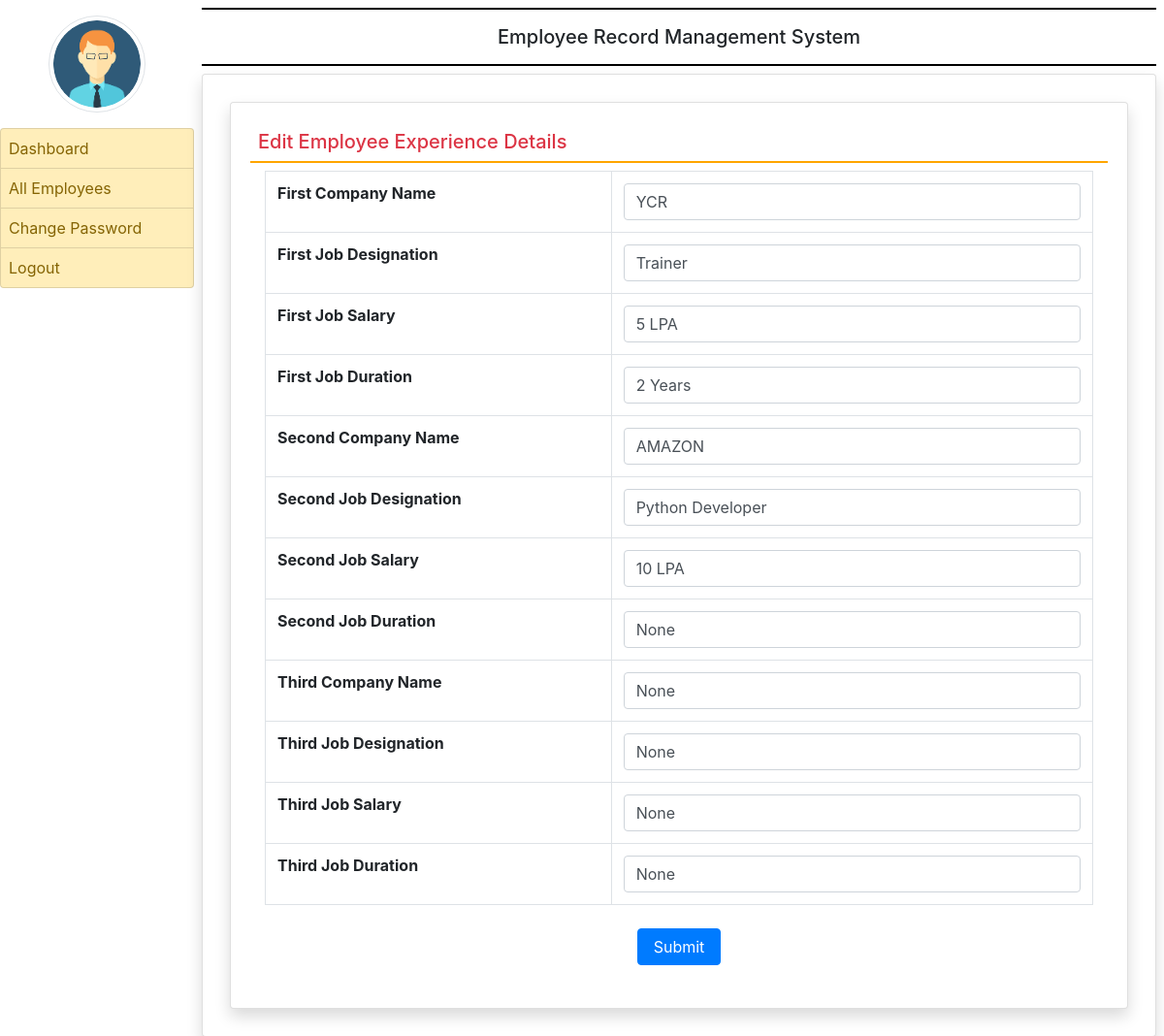
The app's page /edit_experience/13 (signed in) with its own data.
### employee/models.py (models this page shows, shortened)
class EmployeeExperience(models.Model):
    user = models.ForeignKey(User,on_delete=models.CASCADE)
    company1name = models.CharField(max_length=100,null=True)
    company1desig = models.CharField(max_length=100,null=True)
    company1salary = models.CharField(max_length=100,null=True)
    company1duration = models.CharField(max_length=100,null=True)
    company2name = models.CharField(max_length=100,null=True)
    company2desig = models.CharField(max_length=100,null=True)
    company2salary = models.CharField(max_length=100,null=True)
    company2duration = models.CharField(max_length=100,null=True)
    company3name = models.CharField(max_length=100,null=True)
    company3desig = models.CharField(max_length=100,null=True)
    company3salary = models.CharField(max_length=100,null=True)
    company3duration = models.CharField(max_length=100,null=True)

### employee/views.py (the view, shortened to what this page needs)
# urls.py: path('edit_experience/<int:pid>', edit_experience, name='edit_experience'),
def edit_experience(request,pid):
    if not request.user.is_authenticated:
        return redirect('emp_login')
    error = ""
    user = User.objects.get(id=pid)
    experience = EmployeeExperience.objects.get(user=user)
    return render(request,'edit_experience.html',locals())

### employee/templates/edit_experience.html (shortened to what this page needs)
{% extends 'admin_base.html' %}
{% block main %}
<div class="card shadow m-2">
    <div class="card-body">
        <h5 class="p-2 text-danger" style="border-bottom :2px solid orange">Edit Employee Experience Details</h5>
        <div class="container-fluid">
            <form method="post">
            <table class="table table-bordered">
                <tr>
                    <th>First Company Name</th>
                    <td><input type="text" name="company1name" class="form-control" value="{{experience.company1name}}"></td>
                </tr>
                <tr>
                    <th>First Job Designation</th>
                    <td><input type="text" name="company1desig" class="form-control" value="{{experience.company1desig}}"></td>
                </tr>
                <tr>
                    <th>First Job Salary</th>
                    <td><input type="text" name="company1salary" class="form-control" value="{{experience.company1salary}}"></td>
                </tr>
                <tr>
                    <th>First Job Duration</th>
                    <td><input type="text" name="company1duration" class="form-control" value="{{experience.company1duration}}"></td>
                </tr>
                <tr>
                    <th>Second Company Name</th>
                    <td><input type="text" name="company2name" class="form-control" value="{{experience.company2name}}"></td>
                </tr>
                <tr>
                    <th>Second Job Designation</th>
                    <td><input type="text" name="company2desig" class="form-control" value="{{experience.company2desig}}"></td>
                </tr>
                <tr>
                    <th>Second Job Salary</th>
                    <td><input type="text" name="company2salary" class="form-control" value="{{experience.company2salary}}"></td>
                </tr>
                <tr>
                    <th>Second Job Duration</th>
                    <td><input type="text" name="company2duration" class="form-control" value="{{experience.company2duration}}"></td>
                </tr>
                <tr>
                    <th>Third Company Name</th>
                    <td><input type="text" name="company3name" class="form-control" value="{{experience.company3name}}"></td>
                </tr>
                <tr>
                    <th>Third Job Designation</th>
                    <td><input type="text" name="company3desig" class="form-control" value="{{experience.company3desig}}"></td>
                </tr>
                <tr>
                    <th>Third Job Salary</th>
                    <td><input type="text" name="company3salary" class="form-control" value="{{experience.company3salary}}"></td>
                </tr>
                <tr>
                    <th>Third Job Duration</th>
                    <td><input type="text" name="company3duration" class="form-control" value="{{experience.company3duration}}"></td>
                </tr>
            </table>
                <center><input type="submit" value="Submit" class="btn btn-primary m-2 px-3"></center>
            </form>
        </div>
    </div>
</div>
{% endblock %}

### records on screen
EmployeeExperience: company1name "YCR", company1desig "Trainer", company1salary "5 LPA", company1duration "2 Years", company2name "AMAZON", company2desig "Python Developer", company2salary "10 LPA", company2duration "None", company3name "None", company3desig "None", company3salary "None", company3duration "None"
